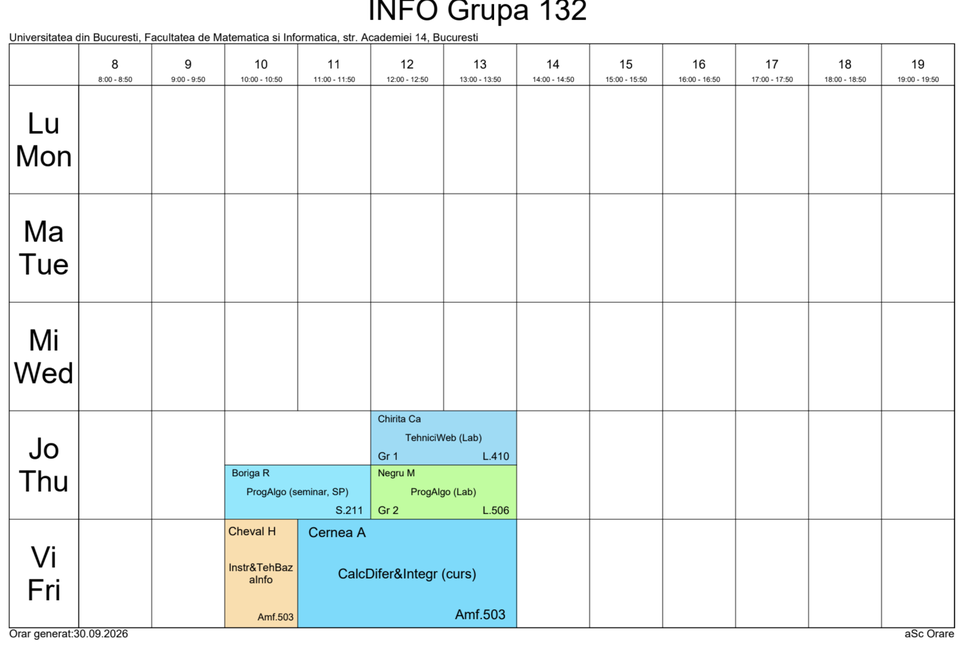
#> input picture image1.png, 960 x 653 px, shrunk from 2286 x 1556 before the run
$ python detect_grid.py
#> lines starting #> are read from the running program, lines starting #| are printed output that depends on the picture; after the words box and inside, x2 and y2 are one past the last pixel; in counts of white or black regions, pixels touching at a corner belong together
import numpy as np
import cv2 as cv
from pprint import pprint

IMAGE_PATH = "image1.png"

HIERARCHY_COLORS = [
    (0, 0, 255),      # Level 0: Red
    (0, 255, 0),      # Level 1: Green
    (255, 0, 0),      # Level 2: Blue
    (0, 255, 255),    # Level 3: Yellow
    (255, 0, 255),    # Level 4: Magenta
    (255, 255, 0),    # Level 5: Cyan
    (0, 165, 255),    # Level 6: Orange
    (180, 105, 255),  # Level 7: Pink
]

def draw_contour_hierarchy(image, contours, hierarchy, thickness=2, draw_legend=True):
    out = image.copy()
    if hierarchy is None or len(contours) == 0:
        return out

    h = hierarchy[0]
    depths = []
    for idx in range(len(contours)):
        depth = 0
        parent = h[idx][3]
        while parent != -1:
            depth += 1
            parent = h[parent][3]
        depths.append(depth)

    # Draw each contour with a color corresponding to its hierarchy depth
    for idx, cnt in enumerate(contours):
        color = HIERARCHY_COLORS[depths[idx] % len(HIERARCHY_COLORS)]
        cv.drawContours(out, [cnt], -1, color, thickness)

    # Draw legend overlay
    if draw_legend:
        present_depths = sorted(set(depths))
        x, y = 30, 40
        box_size = 25
        spacing = 35
        for d in present_depths:
            color = HIERARCHY_COLORS[d % len(HIERARCHY_COLORS)]
            cv.rectangle(out, (x, y), (x + box_size, y + box_size), color, -1)
            cv.rectangle(out, (x, y), (x + box_size, y + box_size), (0, 0, 0), 2)
            label = f"Level {d}"
            cv.putText(out, label, (x + box_size + 12, y + 20), cv.FONT_HERSHEY_SIMPLEX, 0.7, (0, 0, 0), 3)
            cv.putText(out, label, (x + box_size + 12, y + 20), cv.FONT_HERSHEY_SIMPLEX, 0.7, (255, 255, 255), 2)
            y += spacing

    return out


def extract_table_grid(gray, thresh_val=140):
    """
    Extracts only the horizontal and vertical grid lines of the timetable,
    filtering out all text and letters.
    """
    _, thresh_inv = cv.threshold(gray, thresh_val, 255, cv.THRESH_BINARY_INV)

    # Kernels long enough to eliminate letters while keeping timetable grid lines
    h_kernel_len = max(gray.shape[1] // 30, 80)
    v_kernel_len = max(gray.shape[0] // 20, 80)

    h_kernel = cv.getStructuringElement(cv.MORPH_RECT, (h_kernel_len, 1))
    v_kernel = cv.getStructuringElement(cv.MORPH_RECT, (1, v_kernel_len))

    # Keep only horizontal and vertical lines
    h_lines = cv.morphologyEx(thresh_inv, cv.MORPH_OPEN, h_kernel)
    v_lines = cv.morphologyEx(thresh_inv, cv.MORPH_OPEN, v_kernel)

    # Combine grid lines
    table_grid = cv.add(h_lines, v_lines)

    # Invert back so cells are white and grid lines are black (matching original binary format)
    clean_thresh = cv.bitwise_not(table_grid)
    return clean_thresh


def show_img(*images):
    images = list(images)
    if not images:
        return

    for index, img in enumerate(images):
        cv.namedWindow(str(index), cv.WINDOW_NORMAL)
        cv.imshow(str(index), img)

    cv.waitKey(0)
    cv.destroyAllWindows()


images = []
for index in range(1, 6):
    image_path = f"image{index}.png"

    im_orig = cv.imread(image_path)
#> im_orig is the input picture: shape (653, 960, 3); mean B, G, R 244.6, 244.6, 239.1
    im = cv.cvtColor(im_orig, cv.COLOR_BGR2GRAY)
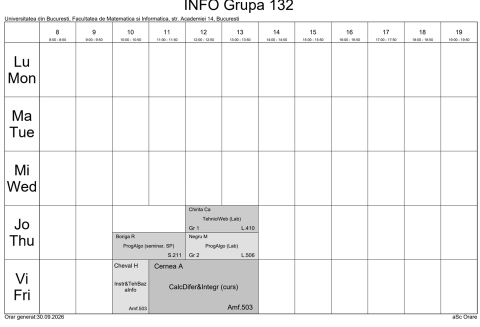
#> im: shape (653, 960) (shown at 1/2 size); min 0, max 255, mean 242.9
    thresh = extract_table_grid(im, 140)
#> in extract_table_grid, `_, thresh_inv = cv.threshold(gray, thresh_val, 255, cv.THRESH_BINARY_I..`:
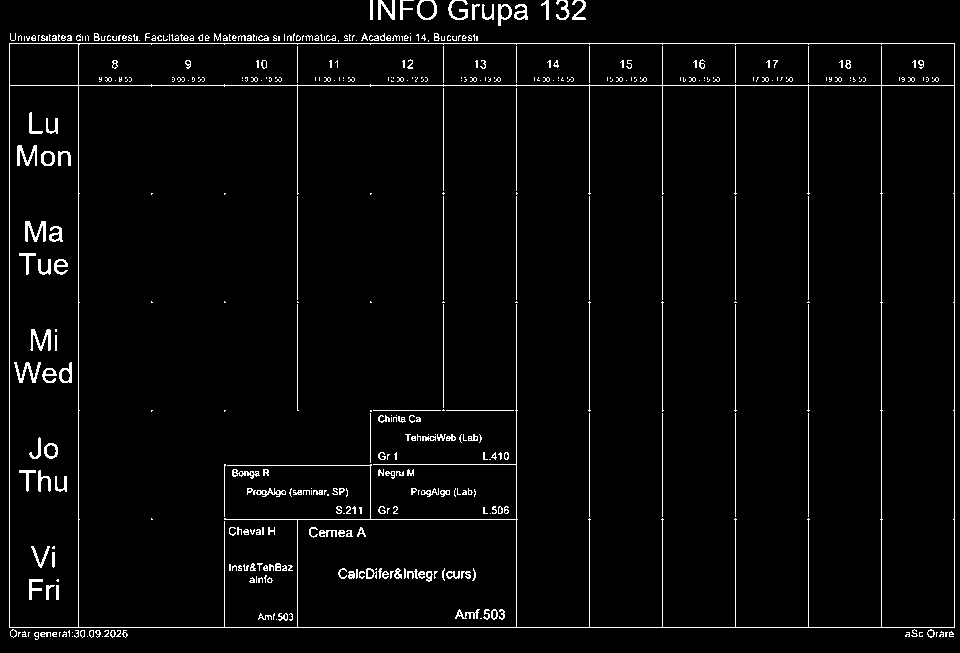
#> thresh_inv: shape (653, 960); 3.2% white in thin lines or dots
#> in extract_table_grid, `h_lines = cv.morphologyEx(thresh_inv, cv.MORPH_OPEN, h_kernel)`:
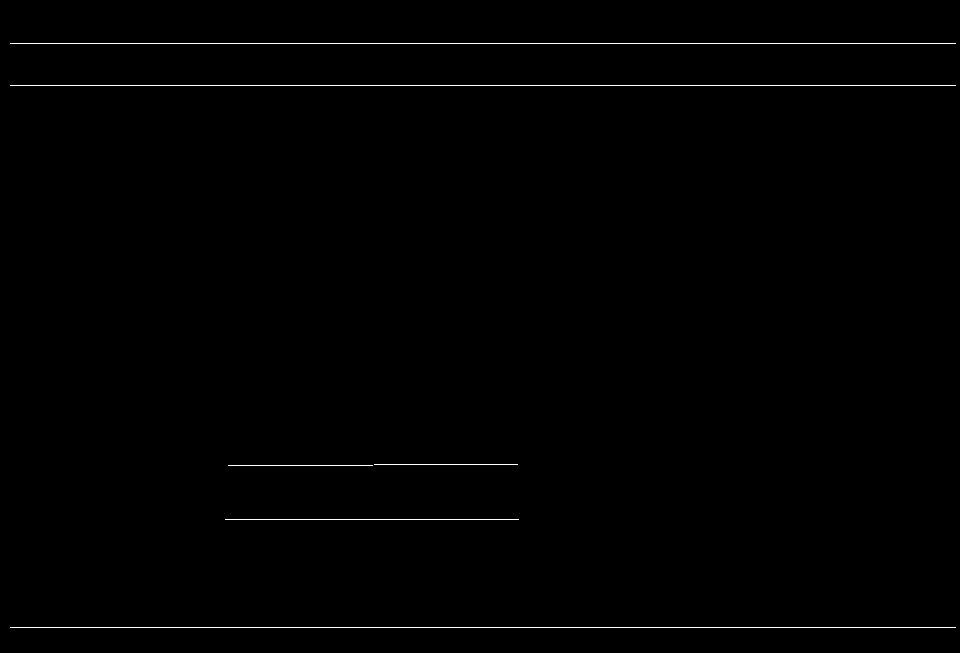
#> h_lines: shape (653, 960); 0.55% white in thin lines or dots, all inside (x1, y1, x2, y2) = (10, 43, 956, 628)
#> in extract_table_grid, `table_grid = cv.add(h_lines, v_lines)`:
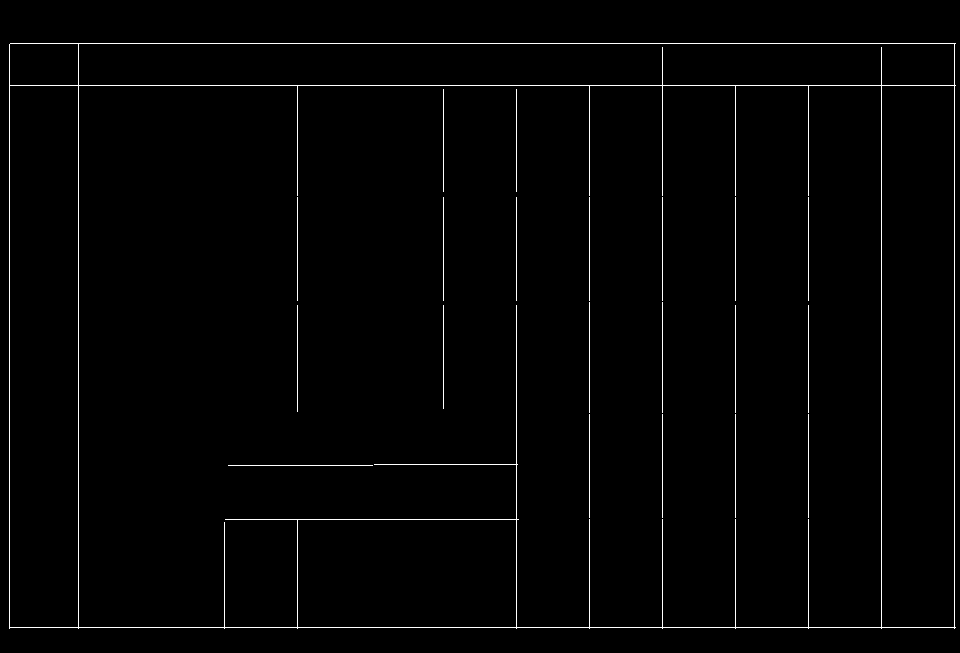
#> table_grid: shape (653, 960); 1.5% white in thin lines or dots, all inside (x1, y1, x2, y2) = (9, 43, 956, 629)

    contours, hierarchy = cv.findContours(thresh, cv.RETR_TREE, cv.CHAIN_APPROX_SIMPLE)
#> contours = 27 contours; largest, box (x1, y1, x2, y2) and area: (0, 0, 960, 653) 625268, (8, 42, 957, 630) 552274, (79, 86, 881, 627) 405651, (882, 86, 954, 627) 38340, (10, 86, 78, 627) 36180

    # im2 = cv.drawContours(im_orig.copy(), contours, -1, (0, 255, 0), 2)
    im2 = draw_contour_hierarchy(im_orig, contours, hierarchy, thickness=2)
#> in draw_contour_hierarchy, `h = hierarchy[0]`: h = 27 rows, first 6: [-1, -1, 1, -1], [-1, -1, 2, 0], [3, -1, -1, 1], [4, 2, -1, 1], [25, 3, 5, 1], [6, -1, -1, 4]
#> the loop in draw_contour_hierarchy, `for idx in range(len(contours)):` made 27 passes
#> after the loop in draw_contour_hierarchy, `for idx in range(len(contours)):`: depths = 27 values, max 3 at index 5, min 0 at index 0, mean 2.63
#> the loop in draw_contour_hierarchy, `for idx, cnt in enumerate(contours):` made 27 passes
#> color on passes 2, 5, 6, 7, 8, 9, 10, 11: (0, 255, 0), (255, 0, 0), (0, 255, 255), (0, 255, 255), (0, 255, 255), (0, 255, 255), (0, 255, 255), (0, 255, 255)
#> after the loop in draw_contour_hierarchy, `for idx, cnt in enumerate(contours):`:
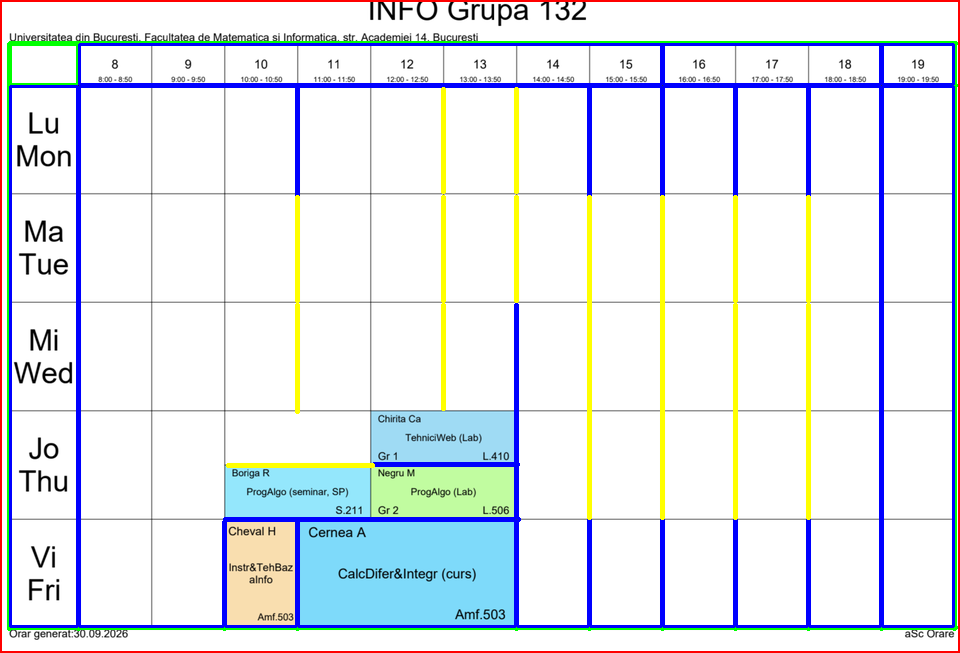
#> out: shape (653, 960, 3); 8.45% of pixels changed, all inside (x1, y1, x2, y2) = (0, 0, 960, 653)
#> in draw_contour_hierarchy, `present_depths = sorted(set(depths))`: present_depths = [0, 1, 2, 3]
#> the loop in draw_contour_hierarchy, `for d in present_depths:` made 4 passes
#> (color, label, y) on passes 1 to 4: ((0, 0, 255), 'Level 0', 75), ((0, 255, 0), 'Level 1', 110), ((255, 0, 0), 'Level 2', 145), ((0, 255, 255), 'Level 3', 180)
#> after the loop in draw_contour_hierarchy, `for d in present_depths:`:
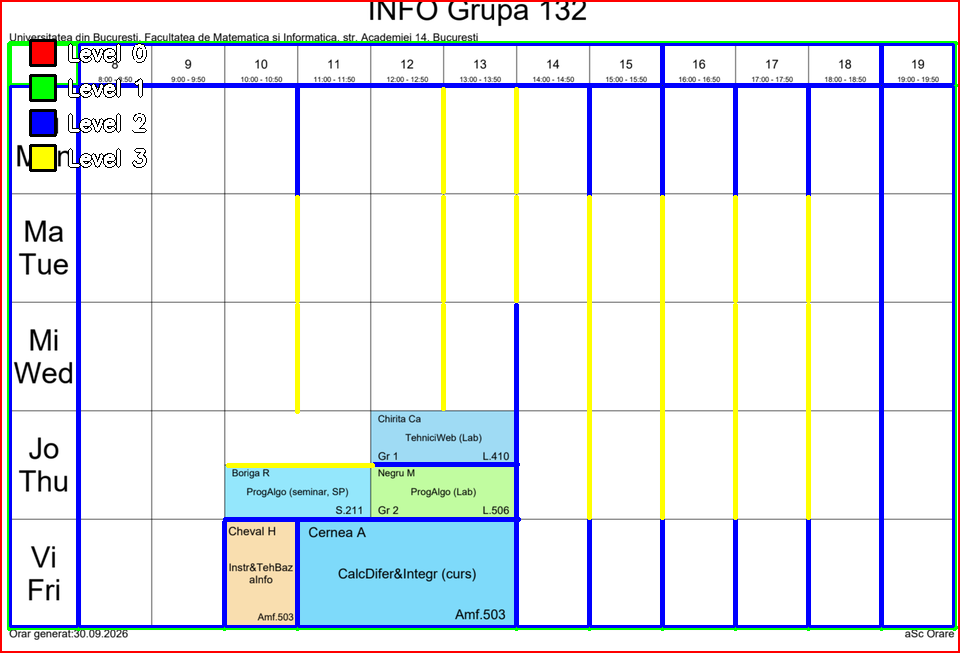
#> out: shape (653, 960, 3); 0.74% of pixels changed, all inside (x1, y1, x2, y2) = (29, 39, 147, 172)
#> after the loop in draw_contour_hierarchy, `for d in present_depths:`: y = 180

    # images.append(im2)
    pprint({"Contours": contours, "Hierarchy": hierarchy})
#> (printed output is left out)
    show_img(im2)
#> pass 2 of the loop `for index in range(1, 6):`:
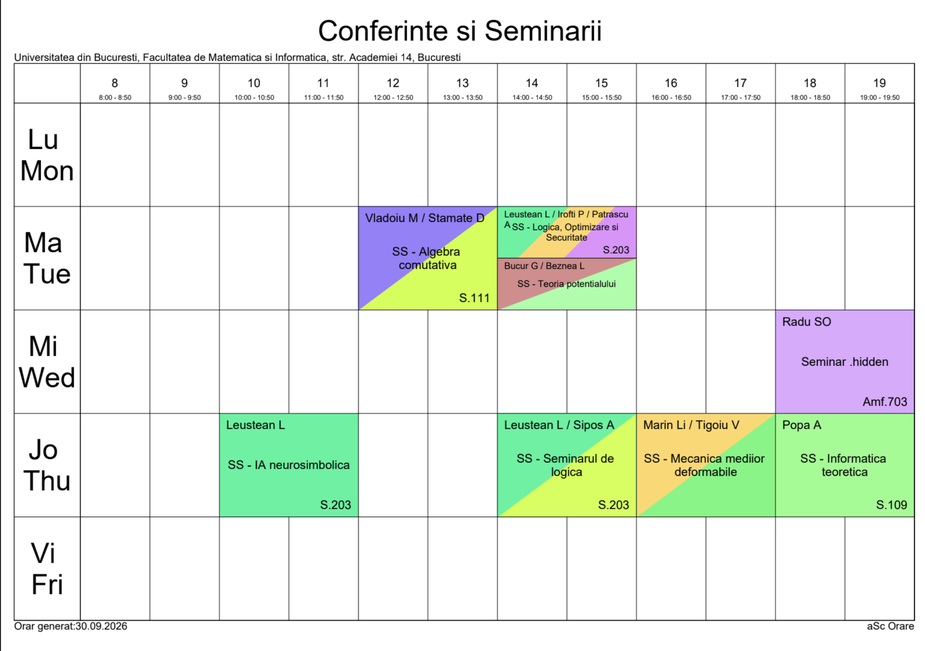
#> input picture image2.png, 925 x 651 px, shrunk from 2204 x 1550 before the run
#> im_orig is the input picture: shape (651, 925, 3); mean B, G, R 231.9, 240.2, 233.2
#> im: shape (651, 925)
#> in extract_table_grid (call 2), `_, thresh_inv = cv.threshold(gray, thresh_val, 255, cv.THRESH_BINARY_I..`:
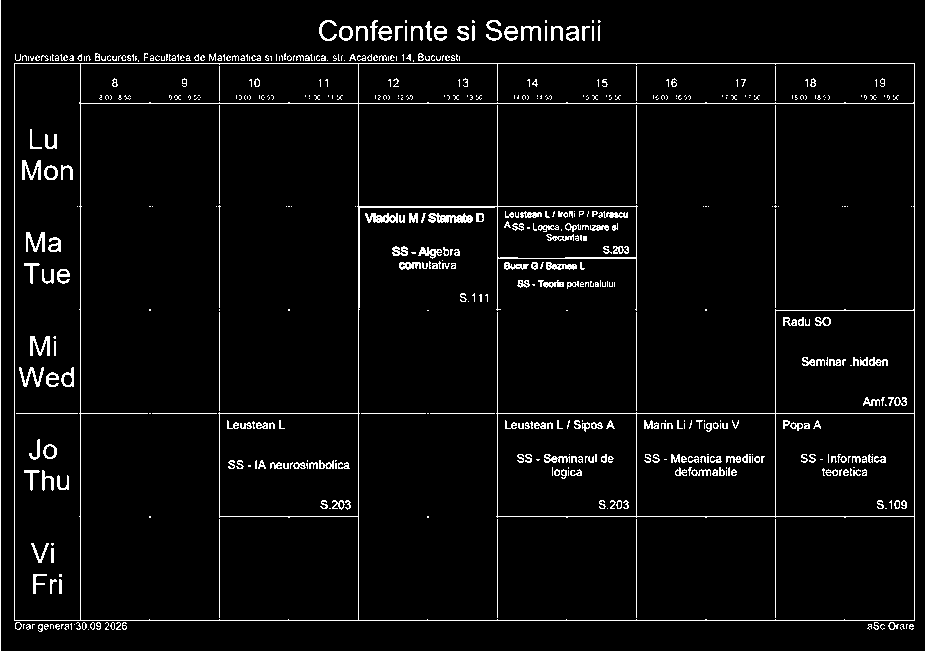
#> thresh_inv: shape (651, 925); 4% white in thin lines or dots
#> contours = 23 contours; largest, box (x1, y1, x2, y2) and area: (1, 0, 925, 651) 599950, (13, 62, 917, 623) 468706, (359, 104, 914, 620) 218458, (81, 104, 358, 620) 127542, (359, 64, 914, 103) 21052
#> h = 23 rows, first 6: [-1, -1, 1, -1], [-1, -1, 2, 0], [3, -1, -1, 1], [4, 2, -1, 1], [5, 3, -1, 1], [6, 4, -1, 1]
#> the loop in draw_contour_hierarchy (call 2), `for idx in range(len(contours)):` made 23 passes
#> after the loop in draw_contour_hierarchy (call 2), `for idx in range(len(contours)):`: depths = [0, 1, 2, 2, 2, 2, 2, 2, 2, 3, 3, 3, 3, 3, 3, 3, 2, 3, 3, 3, 3, 2, 2]
#> the loop in draw_contour_hierarchy (call 2), `for idx, cnt in enumerate(contours):` made 23 passes
#> the loop in draw_contour_hierarchy (call 2), `for d in present_depths:` made 4 passes
#> after the loop in draw_contour_hierarchy (call 2), `for d in present_depths:`:
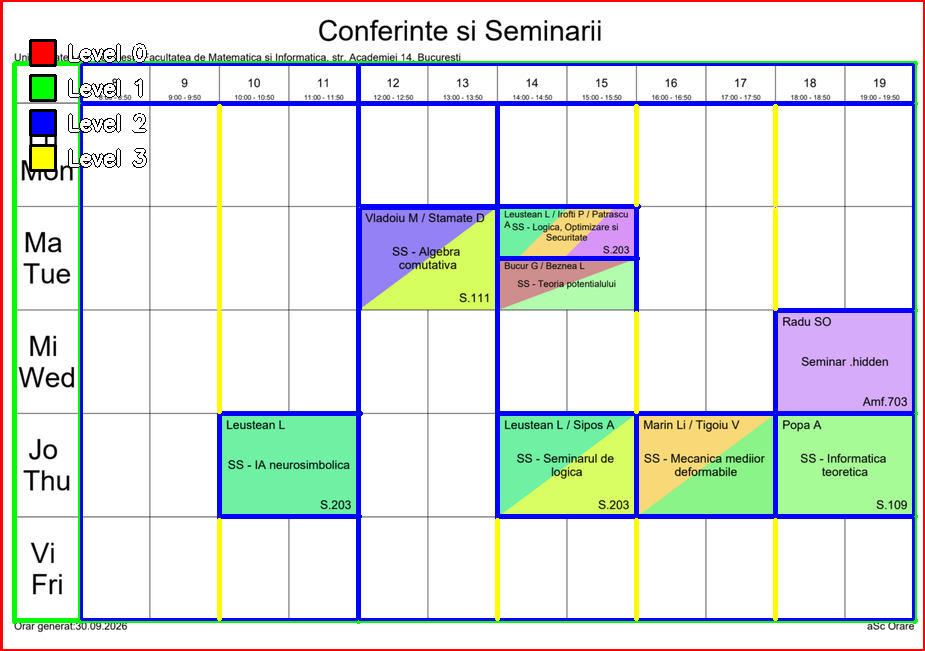
#> out: shape (651, 925, 3); mean B, G, R 225.5, 227.8, 220.5
#> after the loop in draw_contour_hierarchy (call 2), `for d in present_depths:`: y = 180
#> (the run stopped early here; a loop or call above may not have finished)
